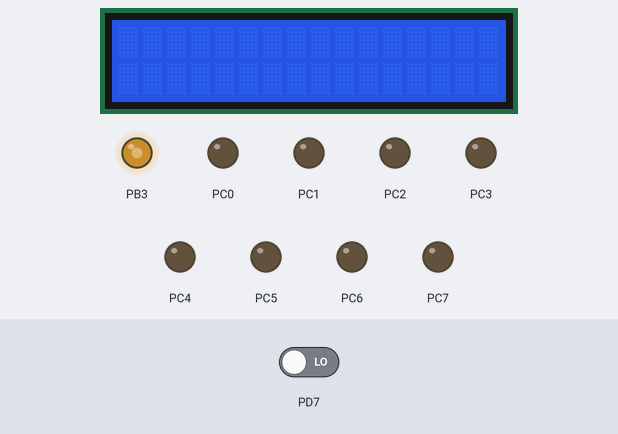
Recording of a program running on a simulated ATmega16, built with avr-gcc and emulated at 12 MHz. Shown: 16×2 character LCD, output pins drawn as LEDs (lit = HIGH). Wiring (inferred from the signals the program sends): character LCD (HD44780): RS PA6; E PA4; data PB2, PB5, PB6, PB7. The inputs (shaded band) are chosen by the test bench; at power-on: PD7 LOW. Pins used as bus, display or sensor lines are not drawn.

Above: at 0.1 s.
Timing chart, 0 to 1.6 s (numbered marks = the images above):
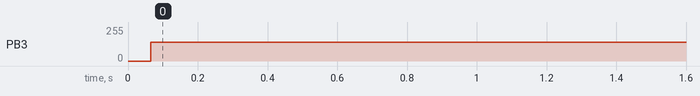

Measured:
- by itself, PB3: 0/255 → 141/255 at 0.06 s

The program:

main.c
```c
/*
 * Mangeng_Konzett-Lichtschranke.c
 *
 * Created: 11.12.2020 11:59:07
 * Author : NoahM
 */


#include <avr/io.h>

#include "zkslibdisplay.h"
#include <avr/interrupt.h>
#include <util/delay.h>


int count;
int pwmtest;
int lichtschranke;
int save;
int dauer;
int savezwei;
int umdrehung;
int drehzahl;
int MotorOCR;


void pwmsignal()
{
	TCNT0 = 0;
	TCCR0 |= (1<<WGM01) | (1<<WGM00) | (1<<COM01)| (1<<CS02);
	DDRB|=(1<<PB3);
	MotorOCR = 23437;
	OCR0 = MotorOCR;

}


void timer1_init()
{

	TCNT1 = 0;
	TCCR1A |= (1<<WGM12);
	TCCR1B |=(1<<CS11);
	TIMSK|=(1<<OCIE1B);

	OCR1B = 150-1; //0.1ms abtastfrequenz

}


//Polling ISR
ISR(TIMER1_COMPB_vect)
{


	count++;


	TCNT1 = 0;
}

//MotorPWM
ISR(TIMER0_COMP_vect)
{

	if (pwmtest == 0)
	{
		PB3;
	}
	if (pwmtest ==1)
	{
		!PB3;
		pwmtest = 0;
	}
	pwmtest++;

}
void display_Init(void);
void display_Clear();
void display_TxtToDisplay(char *txt, unsigned char len);
void display_UintToDisplay(uint32_t x, char N);
void display_Home(void);


int main(void)
{

	int soll;
	soll = round(12000.0 * (MotorOCR/46874.0));	//12000 = max rpm, MotorOCR/46874 um den Dutycycle zu berechnen
	//berechnung soll funktioniert nicht, Grund unbekannt
	//MotorOCR wird deswegen verwendet, da OCR0 nicht als die eingegebene Zahl abgespeichert wird, sondern als restwert von "(Eingegebener Wert/256)"
	//also wird OCR0 bei 23437 als 141 abgespeichert (91*256+141 = 23437)


	DDRD &= ~(1 << PD7);
	PORTD = 0x00;
	DDRC = 0xFF;
	PORTC = 0x00;

	cli();

	timer1_init();
	display_Init();
	display_Clear();

	int last = 0;
	int ausgabe;
	pwmsignal();

	sei();

	while (1)
	{


		if((PIND&(1<<7)))
		{

			if(last == 0)
			{
				save++;
				lichtschranke++;
				if(lichtschranke >=100)
				{
					lichtschranke  =0;
					drehzahl = round((25.0/count)*10000*60);
					//ausgabe = (int)(drehzahl + 0.5d);

					display_Home();
					display_TxtToDisplay("Ist", 3);
					display_UintToDisplay(drehzahl, 5);

					display_TxtToDisplay("Soll", 2);
					display_UintToDisplay(soll, 6);
					count = 0;
				}
			}

			last = 1;


			//PORTC |= (1<<PC5) ;
		}
		else
		{
			last = 0;
			//PORTC &= ~(1<<PC5);
		}
	}

}
```

zkslibdisplay.h
```c
/************************************************************/
/* Basisfunktionen für die Steuerung verschiedener Displays */
/*															*/
/* Autor: ZKS												*/
/*															*/
/*															*/
/* Versionsinfos:											*/
/* 19.8.2020, Initial release V1							*/
/* 8.9.2020, Code für Nokia Display dazugefügt      (.2)    */
/************************************************************/

#define ZKSLIBDISPLAY 202105

#include <stdint.h>

#define ASCII_CR 0x0d
#define ASCII_LF 0x0a

#ifdef DISP_MEGACARD

/* Defines für das Megacard LC Display */
#define DISP_PORTENRS PORTA
#define DISP_PORTDATA PORTB

#define DISP_RS				6
#define DISP_EN				4
#define DISP_DB4				2
#define DISP_DB5				5
#define DISP_DB6				6
#define DISP_DB7				7

#define DISP_LINES 2
#define DISP_COLS 8
#define DISP_LEN (DISP_LINES*DISP_COLS)

#endif

#ifdef DISP_NOKIA

/* Defines für das Nokia LC Display */
#define NOKIA_SPI_CHANNEL 0
#define NOKIA_CONTROL_PORT PORTD
#define NOKIA_DDR_PORT DDRD
#define NOKIA_CD_BIT 5
#define NOKIA_CS_BIT 6
#define NOKIA_RST_BIT 7


#define DISP_LINES 6
#define DISP_COLS 9
#define DISP_LEN (DISP_LINES*DISP_COLS)

#endif


//HW Unabhängige Funktionsprototypen für die Display-Steuerung
//Diese Funktionen sind immer gleich, unabhängig vom Typ des Displays.

// Konfigurieren des Displays und der Leitungen
void display_Init(void);

// Den Cursor an die Position (0,0) verschieben
void display_Home(void);

// Den Cursor an eine beliebige Position im Display verschieben
// Bei Überschreiten der Limite bleibt der Cursor unverändert
// X-Position von links nach rechts, y-Position von oben nach unten
// Zähler beginnt bei 0
void display_Pos(unsigned char x, unsigned char y);

// Das Display löschen und den Cursor an die Position (0,0) verschieben
void display_Clear();

// Ein Zeichen an der aktuellen Cursor-Position ausgeben und
// den Cursor um eine Stelle weiterrücken.
// Bei Erreichen der letzten Stelle wird das Display gescrollt.
void display_CharToDisplay (uint8_t c);

// Debugging only
void display_Test(void);


// Eine 8-Bit Zahl als Wert mit drei Ziffern (000 .. 255) an der aktuellen Cursor-Position ausgeben.
//void lcd_BinToDisplay(unsigned char x);

// Eine 8-Bit Zahl als Wert mit N Ziffern (000 .. 255) an der aktuellen Cursor-Position ausgeben.
// Ist die übergebene Zahl größer als der mögliche Zahlenbereich, werden die führenden Stellen abgeschnitten.
//void lcd_BinToDisplayN(unsigned char x, char N);

// Eine beliebige Zahl als Wert mit N Ziffern an der aktuellen Cursor-Position ausgeben.
// Ist die übergebene Zahl größer als der mögliche Zahlenbereich, werden die führenden Stellen abgeschnitten.
// Es wird ein entsprechendes Vorzeichen mit ausgegeben
void display_IntToDisplay(int32_t x, char N);

// Eine positive Zahl als Wert mit N Ziffern an der aktuellen Cursor-Position ausgeben.
// Ist die übergebene Zahl größer als der mögliche Zahlenbereich, werden die führenden Stellen abgeschnitten.
void display_UintToDisplay(uint32_t x, char N);

// Einen Text der als array of char übergeben wird an der aktuellen Cursor-Position ausgeben.
// txt: das ist der Text der ausgegeben wird. Es kann eine Variable sein oder direkt eine Zeichenfolge mit Anführungsstrichen
// len: Die Anzahl Zeichen die ausgegeben werden sollen.
// Zeilenumbruch und Scrollen
void display_TxtToDisplay(char *txt, unsigned char len);
```

Source omitted: zkslibdisplay.c (28744 bytes)
